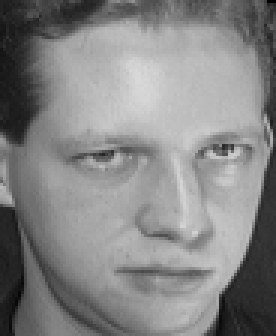
#> input picture att/1.pgm, 92 x 112 px, found by its file name (shown 3 times larger); its folder holds 5 pictures in this run
$ jupyter execute --allow-errors Eigenfaces_Att.ipynb   (shell and % lines are left out)   (text cells are left out)
#> lines starting #> are read from the running program, lines starting #| are printed output that depends on the picture; pictures that were not available may be replaced by others from this repository, and a replacement may not be noted
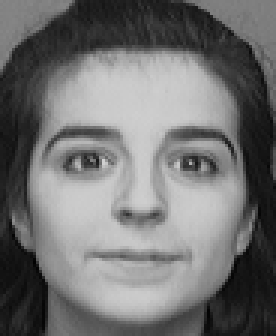
#> input picture att/10.pgm, 92 x 112 px, given in place of 2.pgm, which was not available (shown 3 times larger)
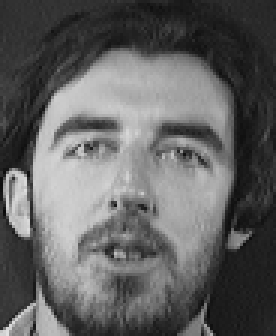
#> input picture att/11.pgm, 92 x 112 px, given in place of 3.pgm, which was not available (shown 3 times larger)
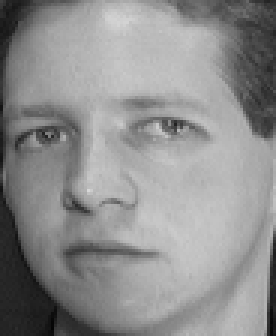
#> input picture att/s1/4.pgm, 92 x 112 px (shown 3 times larger)
[cell 1]
import numpy as np
import matplotlib.pyplot as plt
from PIL import Image

#> (a cell that did not finish here is left out)

[cell 3]
input_img = Image.open(f'att/s1/4.pgm').convert('L')
#> input_img is the input picture: PIL image 92x112 L; min 5, max 215, mean 142.1
